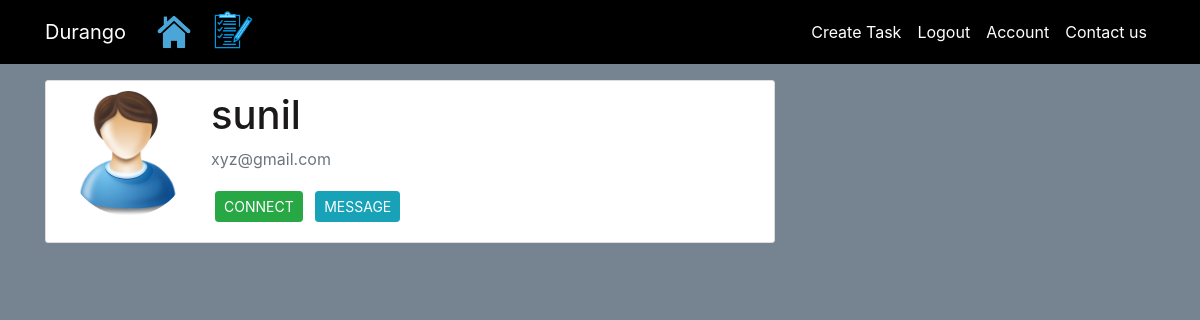
/see_user/0/2 (signed in), run on an earlier commit of the app's database.
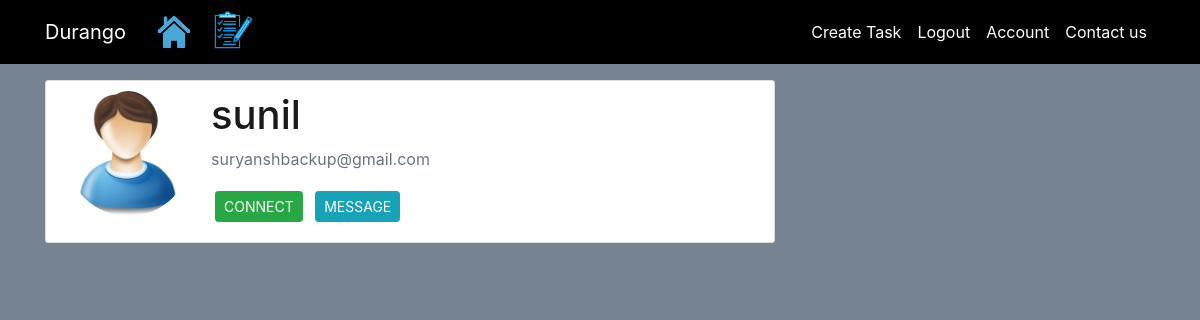
And on a later commit of the database.
### durango/models.py (models this page shows, shortened)
class User(db.Model, UserMixin):
    id=db.Column(db.Integer, primary_key=True)
    username=db.Column(db.String(20),unique=True, nullable=False)
    email=db.Column(db.String(100),unique=True, nullable=False)
    instituteId=db.Column(db.String(20), unique=True, nullable=False)
    mobileNum=db.Column(db.String(10), unique=True, nullable=False)
    image_file=db.Column(db.String(20),nullable=False,default='user.png')
    password=db.Column(db.String(50),nullable=False)
    app_password=db.Column(db.String(50),nullable=True)
    tasks=db.relationship('Task',backref='author',lazy=True)

### durango/routes.py (the view)
@application.route("/see_user/<int:code>/<int:user_id>") #code is 0 for add connections and 1 for received connections
@login_required
def see_user(code,user_id):
    user=User.query.filter_by(id=user_id).first()
    return render_template("see_user.html",user=user,code=code)

### durango/models.py (called while the page is built)
@login_manager.user_loader
def load_user(user_id):
    return User.query.get(int(user_id)) #getting user by id

### durango/templates/see_user.html (shortened to what this page needs)
{%extends "layout.html" %}
{% block content %}
 <div class="content-section" >
 	<div class="media">
 		<img class="rounded-circle account-img"  src="{{url_for('static',filename='images/user.png')}}">
 		<div class="media-body">
 			<h2 class="account-heading">{{user.username}}</h2>
 			<p class="text-secondary">{{user.email}}</p>
 			{%if code==0%}
 			<div style="text-align: left;">
				<div>
            		<a class="btn btn-success btn-sm m-1" href="{{url_for('add_connection',user_b_id=user.id)}}" id="connect">CONNECT</a>
          		  <a class="btn btn-info btn-sm m-1" href="{{url_for('message_user',receiver_id=user.id)}}"> MESSAGE</a>
       			 </div>
    		</div>
    		{%endif%}
		</div>
	</div>
</div>
{%endblock%}

### durango/templates/layout.html (shortened to what this page needs)
<!DOCTYPE html>
<html>
<head>
    <link rel="stylesheet" href="https://stackpath.bootstrapcdn.com/bootstrap/4.1.3/css/bootstrap.min.css">
    <link rel="stylesheet" type="text/css"  href="{{url_for('static', filename='main.css')}}">
   <link rel="stylesheet" media="all" href="https://cdnjs.cloudflare.com/ajax/libs/authy-form-helpers/2.3/form.authy.min.css" data-turbolinks-track="reload" />
   <link rel="stylesheet" href="https://cdn.jsdelivr.net/chartist.js/latest/chartist.min.css">
</head>
<body>
	<header class="site-header">
	  <nav class="navbar navbar-expand-md navbar-dark bg-steel fixed-top">
	    <div class="container">
	      <a class="navbar-brand mr-4 ml-20" href="/">Durango</a>
	      <div class="collapse navbar-collapse" id="navbarToggle">
	        <div class="navbar-nav mr-auto">
            <a href="/" class="nav-item nav-link" style="padding: 0"><img src="{{url_for('static',filename='images/homeicon.png')}}" alt="home" height="48px" width="48px" class="fill2" style="object-fit: cover;" title="Home"></a>
	         <a href="/dashboard" class="nav-item nav-link" style="padding: 0"><img src="{{url_for('static',filename='images/dash2.png')}}" alt="dash" height="43px" width="43px" class="fill2" style="object-fit: cover;" title="Dashboard"></a>
	        </div>
          <div class="navbar-nav">
          {%if current_user.is_authenticated%}
          <a class="nav-item nav-link" href="/task/new">Create Task</a>
          <a class="nav-item nav-link" href="/logout">Logout</a>
          <a class="nav-item nav-link" href="/account">Account</a>
          {%else%}
	        <a class="nav-item nav-link" href="/login">Login</a>
	        <a class="nav-item nav-link" href="/register">Register</a>
	         {%endif%}
           <a class="nav-item nav-link" href="/contact_us">Contact us</a>
          </div>
	      </div>
	    </div>
	  </nav>
	</header>
	<main role="main" class="container">
  <div class="row">
    <div class="col-md-8">
      {% block content %}{% endblock %}
      </div>
    </div>
</main>
</body>
</html>

### durango/static/main.css (style rules this page uses)
body { background: #768492; color: #333333; margin-top: 5rem; }
h1,h2, h3, h4, h5, h6 { color: #1b1919; }
.bg-steel { background-color: #000000; }
.site-header .navbar-nav .nav-link { color: #ffffff; }
.content-section { background: #ffffff; padding: 10.1px 20px; border: 1px solid #dddddd; border-radius: 3px; margin-bottom: 20px; }
.account-img { height: 125px; width: 125px; margin-right: 20px; margin-bottom: 16px; }
.account-heading { font-size: 2.5rem; }
.fill2 { flex-shrink: 0; }

What changed in the data, as far as the page shows it:
changed User "sunil": email "xyz@gmail.com" → "suryanshbackup@gmail.com"
